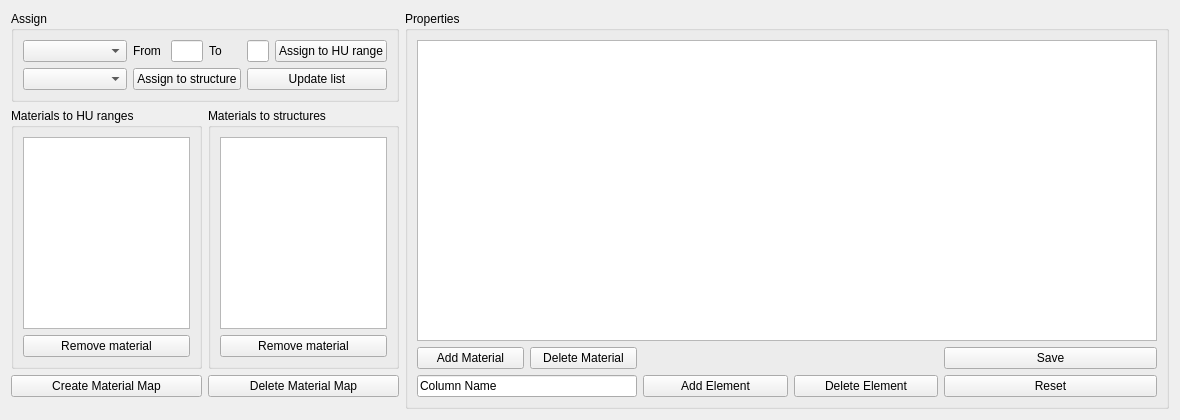
          <widget class="QWidget" name="tab_mat_assignment">
           <attribute name="title">
            <string>Material Assignment</string>
           </attribute>
           <layout class="QGridLayout" name="gridLayout_69" rowstretch="1,10,1,0,0" columnstretch="1,1,4">
            <item row="1" column="1">
             <widget class="QGroupBox" name="groupBox_mat_to_struct">
              <property name="title">
               <string>Materials to structures</string>
              </property>
              <layout class="QGridLayout" name="gridLayout_72">
               <item row="0" column="0">
                <widget class="QTableWidget" name="mat_to_struct_tab"/>
               </item>
               <item row="1" column="0">
                <widget class="QPushButton" name="remove_mat_from_struct">
                 <property name="text">
                  <string>Remove material</string>
                 </property>
                </widget>
               </item>
              </layout>
             </widget>
            </item>
            <item row="0" column="0" colspan="2">
             <widget class="QGroupBox" name="assign_mat">
              <property name="title">
               <string>Assign</string>
              </property>
              <layout class="QGridLayout" name="gridLayout_5" columnstretch="10,1,1,1,1,1,1">
               <item row="0" column="6">
                <widget class="QPushButton" name="mat_to_hu">
                 <property name="text">
                  <string>Assign to HU range</string>
                 </property>
                </widget>
               </item>
               <item row="0" column="0" colspan="2">
                <widget class="QComboBox" name="Select_mat"/>
               </item>
               <item row="0" column="5">
                <widget class="QLineEdit" name="HU_high"/>
               </item>
               <item row="0" column="4">
                <widget class="QLabel" name="label_mat_2">
                 <property name="text">
                  <string>To</string>
                 </property>
                </widget>
               </item>
               <item row="0" column="3">
                <widget class="QLineEdit" name="HU_low"/>
               </item>
               <item row="0" column="2">
                <widget class="QLabel" name="label_mat">
                 <property name="text">
                  <string>From</string>
                 </property>
                </widget>
               </item>
               <item row="2" column="0" colspan="2">
                <widget class="QComboBox" name="Struct_list_mat"/>
               </item>
               <item row="2" column="2" colspan="3">
                <widget class="QPushButton" name="mat_to_struct">
                 <property name="text">
                  <string>Assign to structure</string>
                 </property>
                </widget>
               </item>
               <item row="2" column="5" colspan="2">
                <widget class="QPushButton" name="update_mat_struct_list">
                 <property name="text">
                  <string>Update list</string>
                 </property>
                </widget>
               </item>
              </layout>
             </widget>
            </item>
            <item row="0" column="2" rowspan="5">
             <widget class="QGroupBox" name="groupBox_mat_properties">
              <property name="title">
               <string>Properties</string>
              </property>
              <layout class="QGridLayout" name="gridLayout_68">
               <item row="2" column="0" colspan="2">
                <widget class="QLineEdit" name="element">
                 <property name="text">
                  <string>Column Name</string>
                 </property>
                </widget>
               </item>
               <item row="1" column="0">
                <widget class="QPushButton" name="Add_mat">
                 <property name="text">
                  <string>Add Material</string>
                 </property>
                </widget>
               </item>
               <item row="2" column="2">
                <widget class="QPushButton" name="add_element">
                 <property name="text">
                  <string>Add Element</string>
                 </property>
                </widget>
               </item>
               <item row="2" column="3">
                <widget class="QPushButton" name="del_element">
                 <property name="text">
                  <string>Delete Element</string>
                 </property>
                </widget>
               </item>
               <item row="1" column="2" colspan="2">
                <spacer name="hs_mat_2">
                 <property name="orientation">
                  <enum>Qt::Orientation::Horizontal</enum>
                 </property>
                 <property name="sizeHint" stdset="0">
                  <size>
                   <width>295</width>
                   <height>20</height>
                  </size>
                 </property>
                </spacer>
               </item>
               <item row="1" column="1">
                <widget class="QPushButton" name="del_mat">
                 <property name="text">
                  <string>Delete Material</string>
                 </property>
                </widget>
               </item>
               <item row="0" column="0" colspan="6">
                <widget class="QTableWidget" name="mat_table"/>
               </item>
               <item row="1" column="4" colspan="2">
                <widget class="QPushButton" name="save_mat_table">
                 <property name="text">
                  <string>Save</string>
                 </property>
                </widget>
               </item>
               <item row="2" column="4" colspan="2">
                <widget class="QPushButton" name="undo_mat_tab">
                 <property name="text">
                  <string>Reset</string>
                 </property>
                </widget>
               </item>
              </layout>
             </widget>
            </item>
            <item row="1" column="0">
             <widget class="QGroupBox" name="mat_to_HU_box">
              <property name="title">
               <string>Materials to HU ranges</string>
              </property>
              <layout class="QGridLayout" name="gridLayout_71">
               <item row="0" column="0">
                <widget class="QTableWidget" name="tableMatToHU"/>
               </item>
               <item row="1" column="0">
                <widget class="QPushButton" name="remove_mat_fromhu">
                 <property name="text">
                  <string>Remove material</string>
                 </property>
                </widget>
               </item>
              </layout>
             </widget>
            </item>
            <item row="2" column="1">
             <widget class="QPushButton" name="del_mat_map">
              <property name="text">
               <string>Delete Material Map</string>
              </property>
             </widget>
            </item>
            <item row="2" column="0">
             <widget class="QPushButton" name="create_mat_map">
              <property name="text">
               <string>Create Material Map</string>
              </property>
             </widget>
            </item>
           </layout>
          </widget>
